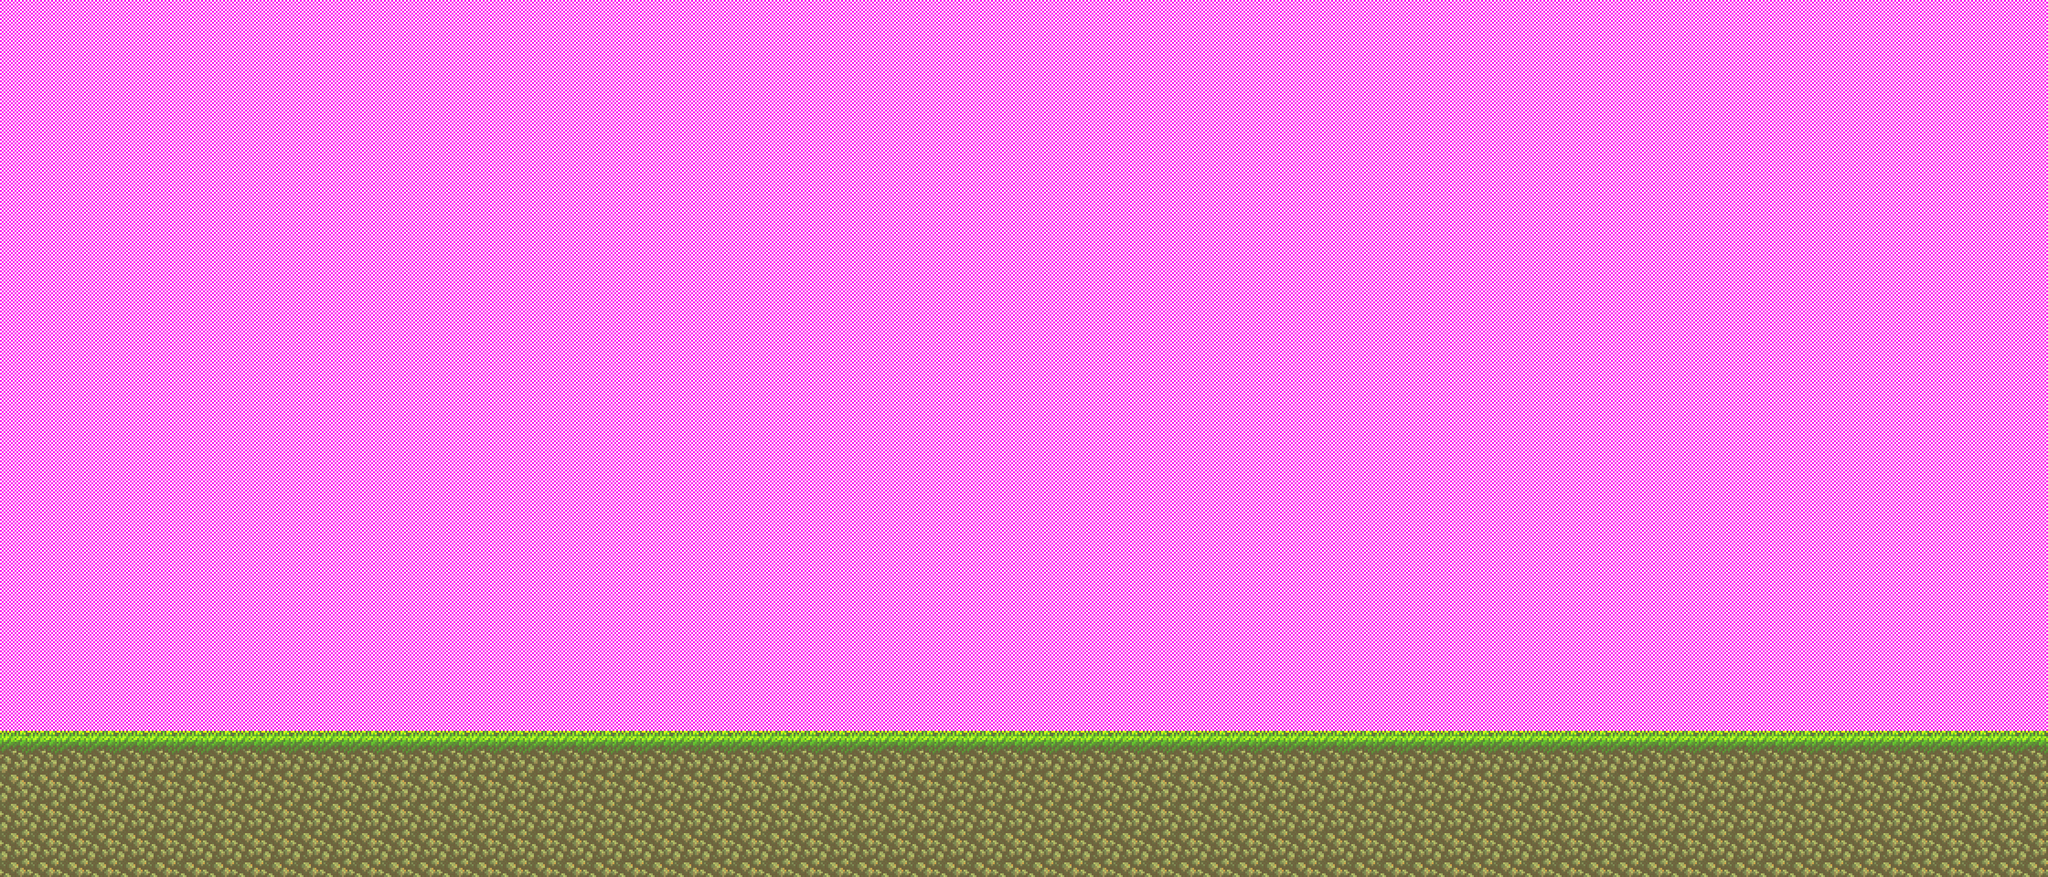

Below is a game level as drawn by its tile map, then a one-line description and the .tmx that defines it (tile-layer data replaced by summaries):
An orthogonal 70x30 tile map with 48x48 px tiles, 3 tile layers (prototype, Background, platforms) and 4 objects (5, 6, 5-4, 6-7).

<map version="1.10" tiledversion="1.10.0" orientation="orthogonal" renderorder="right-down" width="70" height="30" tilewidth="48" tileheight="48" infinite="0" nextlayerid="6" nextobjectid="6">
 <tileset firstgid="1" source="GrassTileSet.tsx" />
 <layer id="1" name="prototype" width="70" height="30">
  <data>[2100 cells, 2100 non-empty, 2 distinct tile ids]</data>
 </layer>
 <layer id="2" name="Background" width="70" height="30">
  <data>[2100 cells, 0 non-empty, 0 distinct tile ids]</data>
 </layer>
 <objectgroup id="3" name="Spawnpoints">
  <object id="2" name="5" x="144" y="1104">
   <point />
  </object>
  <object id="5" name="6" x="3216" y="1104">
   <point />
  </object>
 </objectgroup>
 <objectgroup id="4" name="Doors">
  <object id="1" name="5-4" x="0" y="768" width="48" height="432" />
  <object id="3" name="6-7" x="3312" y="768" width="48" height="432" />
 </objectgroup>
 <layer id="5" name="platforms" width="70" height="30" opacity="0.74">
  <data>[2100 cells, 350 non-empty, 2 distinct tile ids]</data>
 </layer>
</map>
